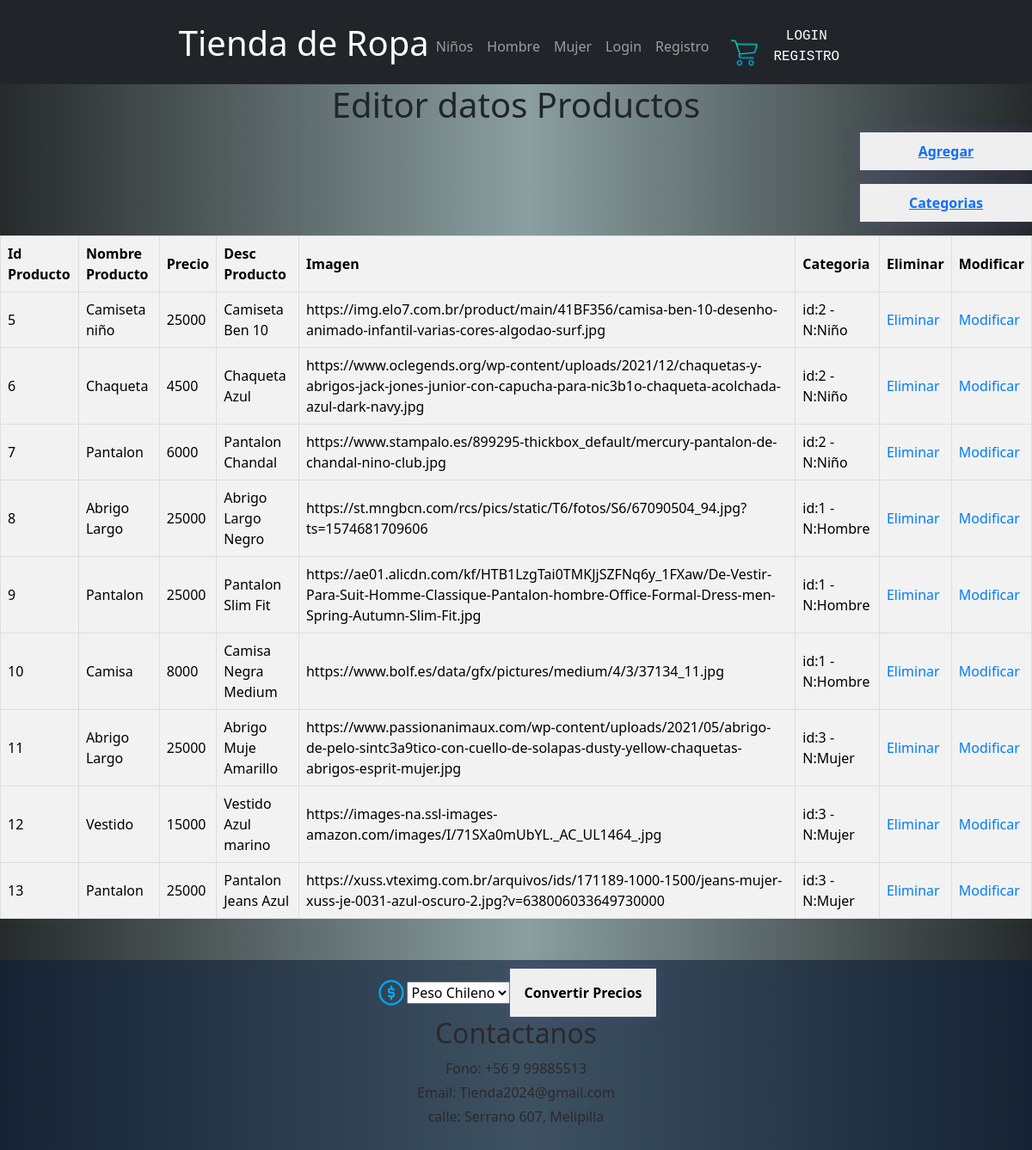
Page /trabajo/productos_del/1/ on the earlier database version.
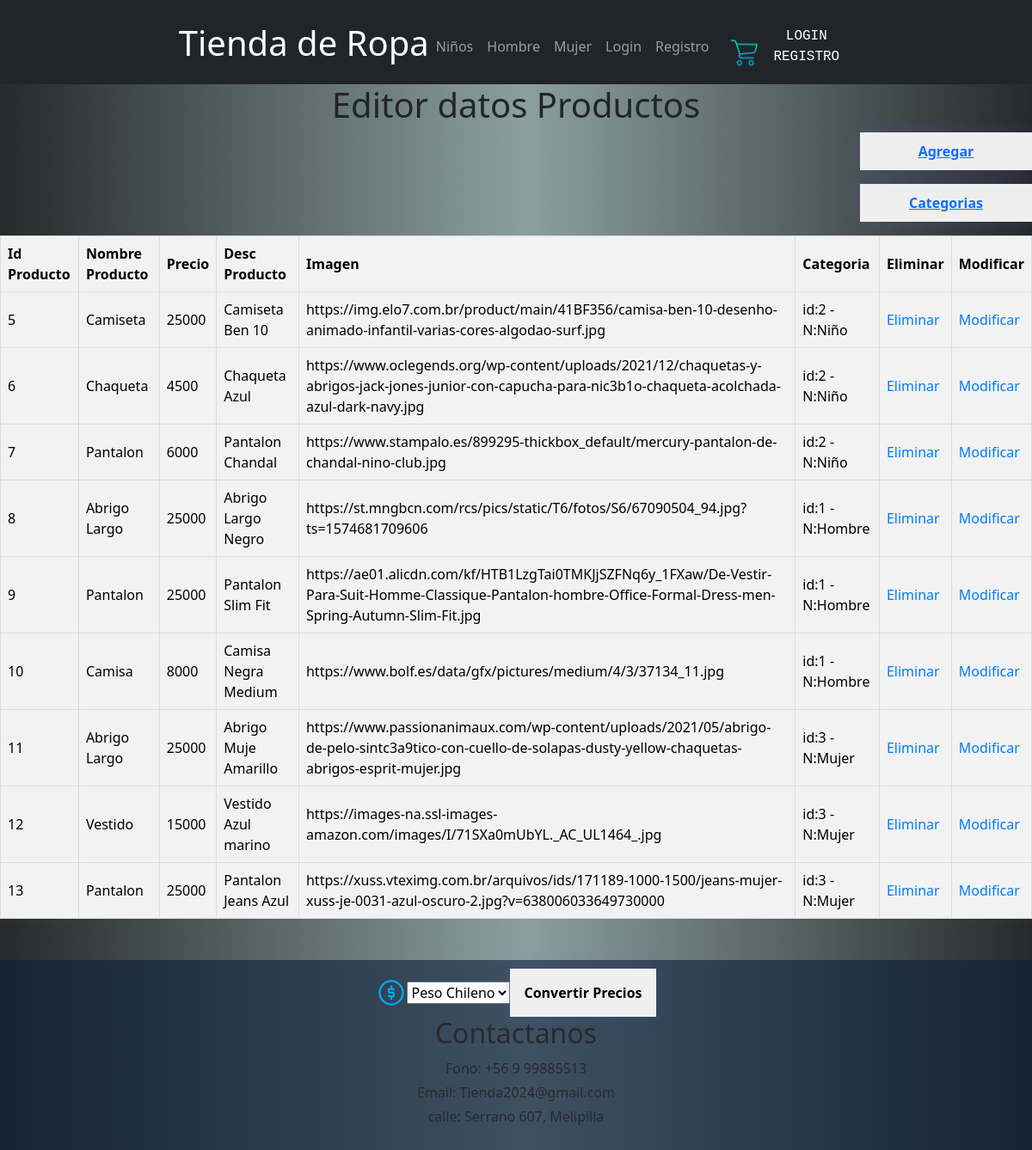
Same page on the later database version.
### trabajo/models.py (models this page shows, shortened)
class Producto(models.Model):
    id_producto = models.CharField(max_length=4,primary_key=True)
    nombre_producto = models.CharField(max_length=50)
    precio = models.IntegerField()
    desc_producto = models.CharField(max_length=20)
    imagen = models.CharField(max_length=400, blank=True)
    id_categoria = models.ForeignKey('Categoria',on_delete=models.CASCADE, db_column='idCategoria')

class Categoria(models.Model):
    id_categoria = models.CharField(max_length=4,db_column='idCategoria',primary_key=True)
    categoria = models.CharField(max_length=20, blank=False, null=False)
    def __str__(self):
        return f"id:{self.id_categoria} - N:{self.categoria}"

### trabajo/views.py (the view)
# urls.py: path('productos_del/<str:pk>/', productos_del, name='productos_del'),
def productos_del(request,pk):
    context={}
    try:
        producto=Producto.objects.get(id_producto=pk)
        producto.delete()
        mensaje="Bien, datos eliminados..."
        productos = Producto.objects.all()
        context={'productos':productos,'mensaje':mensaje}
        return render(request, 'trabajo/Editor.html',context)
    except:
        mensaje="Error, id no existe..."
        productos = Producto.objects.all()
        context={'productos':productos,'mensaje':mensaje}
        return render(request, 'trabajo/Editor.html',context)

### trabajo/templates/trabajo/Editor.html (shortened to what this page needs)
{% extends 'base.html' %}
    {% block content %}
    <div class="todo">
        <h1>Editor datos Productos</h1>
        <div class="botonAgregarContainer">
            <button class="botonAgregar" type="button">
                <a href="{% url 'productosAdd' %}">Agregar</a>
            </button>
        </div>
        <div class="botonAgregarContainer">
            <button class="botonAgregar" type="button">
                <a href="{% url 'crud_categorias' %}">Categorias</a>
            </button>
        </div>
        <table class="editorTable">
            {% if productos %}
                <th>Id Producto</th>
                <th>Nombre Producto</th>
                <th>Precio</th>
                <th>Desc Producto</th>
                <th>Imagen</th>
                <th>Categoria</th>
                <th>Eliminar</th>
                <th>Modificar</th>
                {% for producto in productos %}
                    <tr>
                        <td>{{producto.id_producto}}</td>
                        <td>{{producto.nombre_producto}}</td>
                        <td>{{producto.precio}}</td>
                        <td>{{producto.desc_producto}}</td>
                        <td>{{producto.imagen}}</td>
                        <td>{{producto.id_categoria}}</td>
                        <td><a href="{% url 'productos_del' pk=producto.id_producto %}">Eliminar</a></td>
                        <td><a href="{% url 'productos_findEdit' pk=producto.id_producto %}">Modificar</a></td>
                    </tr>
                {% endfor %}
            {% endif %}
        </table>
    </div>
    {% endblock %}

Differences in the rows shown:
changed Producto "Camiseta Ben 10": nombre_producto "Camiseta niño" → "Camiseta"
